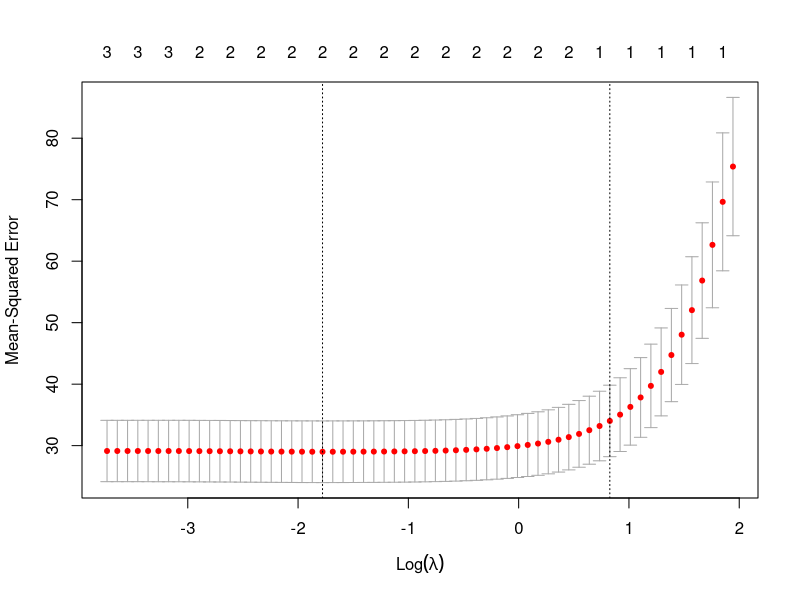

Here is the R script that generated this plot:
# Model Building and Advanced Linear and Logistic Regression

# Downloadable R code for the lecture examples.


# Example 1
#Forward selection for MLR
# Load necessary libraries
library(MASS)
library(readr)

# Load dataset
cars1993 <- read_csv("Cars 1993.csv")

#Build the full model
full_model <- lm(`Minimum Price ($1000)` ~ `Maximum Horsepower` + `Fuel Tank Capacity`+ `Passenger Capacity`, data = cars1993)

# Forward stepwise selection
step_model <- stepAIC(lm(`Minimum Price ($1000)` ~ 1, data = cars1993),
                      direction = "forward",
                      scope = list(lower = ~1, upper = full_model))

# Print summary of the final model selected by forward selection
summary(step_model)


# Example 2
#Backward selection with MLR
# Load necessary libraries
library(MASS)
library(readr)

# Load dataset
cars1993 <- read_csv("Cars 1993.csv")

#Build the full model
full_model <- lm(`Minimum Price ($1000)` ~ `Maximum Horsepower` + `Fuel Tank Capacity`+ `Passenger Capacity`, data = cars1993)

# Backward stepwise selection
step_model <- stepAIC(full_model, direction = "backward")

# Print summary of the final model selected by backward selection
summary(step_model)


# Example 3
# Stepwise Selection in R
library(MASS)
library(readr)

# Load dataset
cars1993 <- read_csv("Cars 1993.csv")

# Full model
full_model <- lm(`Minimum Price ($1000)` ~ `Maximum Horsepower` + `Fuel Tank Capacity`+ `Passenger Capacity`, data = cars1993)

# Stepwise selection
step_model <- stepAIC(full_model, direction = "both")

summary(step_model)


# Example 4
# Install glmnet package if not already installed
install.packages("glmnet")

# Lasso in R
library(glmnet)

# Prepare data
data_2 <- read.csv("Cars 1993.csv")
X <- model.matrix(`Minimum.Price...1000.` ~ `Maximum.Horsepower` + `Fuel.Tank.Capacity` + `Passenger.Capacity`, data = data_2)[, -1]
y <- data_2$`Minimum.Price...1000.`

#Fit LASSO using cross-validation
set.seed(123) #For reproducibility
cv_fit <- cv.glmnet(X, y, alpha = 1)

#Plot the cross-validation
plot(cv_fit)

#Extract the coefficients of the best model
best_lambda <- cv_fit$lambda.min
lasso_coefficients <- coef(cv_fit, s = "lambda.min")
print(lasso_coefficients)


# Example 5
# Multi-Step (Hierarchical Regression) in R
library(readr)

# Load dataset
cars1993 <- read_csv("Cars 1993.csv")

# Step 1
model1<- lm(`Minimum Price ($1000)` ~ `Maximum Horsepower`, data = cars1993)

# Step 2
model2 <- lm(`Minimum Price ($1000)` ~ `Maximum Horsepower` + `Fuel Tank Capacity`, data = cars1993)

# Step 3
model3 <- lm(`Minimum Price ($1000)` ~ `Maximum Horsepower` + `Fuel Tank Capacity`+ `Passenger Capacity`, data = cars1993)

# Compare models
summary(model1)
summary(model2)
summary(model3)

#ANOVA of models
anova(model1, model2, model3)
